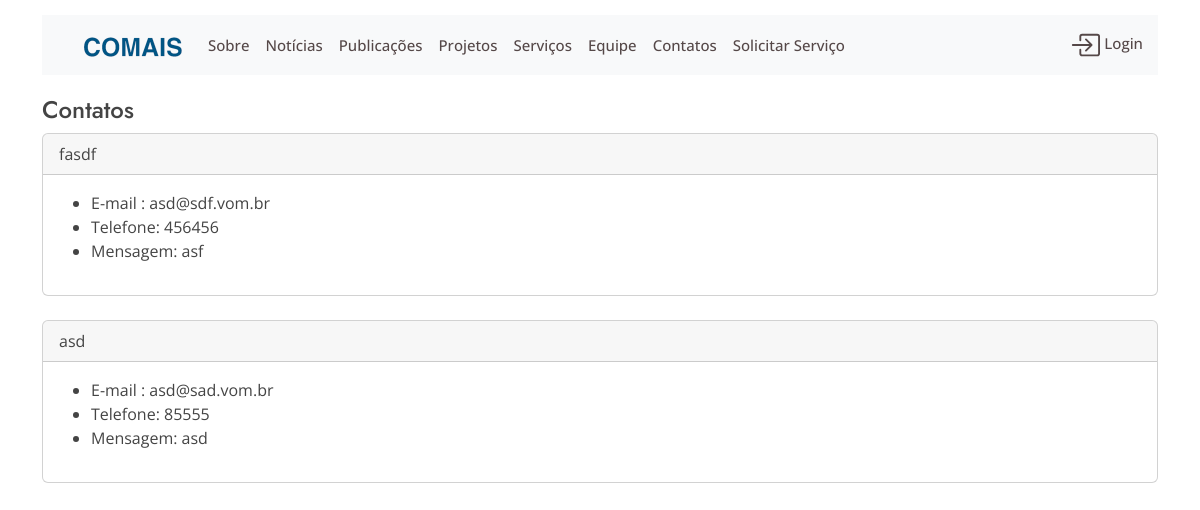
The app's page /contatos, older data.
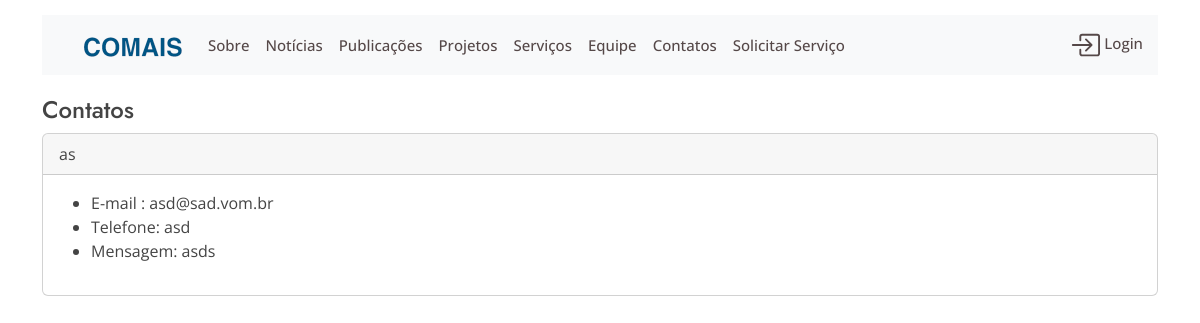
The same page, newer data.
### website/models.py (models this page shows, shortened)
class Contato(models.Model):
    nome = models.CharField('Nome',max_length=100)
    email = models.EmailField('Email',max_length=100)
    telefone = models.CharField('Telefone',max_length=100)
    cidade = models.CharField('Cidade',max_length=100)
    mensagem = models.TextField('Mensagem')
    status = models.IntegerField('Status',default=0)

### website/views.py (the view)
# urls.py: path('contatos', views.contatos, name='contato-list'),
def contatos(request):
    contatos = Contato.objects.all()
    return render(request,'contatos_list.html', {'contatos':contatos})

### website/templates/contatos_list.html (shortened to what this page needs)
{% extends 'base2.html'%}
{% block content %}
    <h4 class= "page-title">Contatos</h4>
    {% for contato in contatos %}
    <div class="card">
        <div class="card-header">
            <a class="nav-link active" aria-current="page" href="{% url 'show-contatos' contato.id %}">{{contato.nome}}</a>
        </div>
        <div class="card-body">
                <ul>
                        <li>E-mail : {{contato.email}}</li>
                        <li>Telefone: {{contato.telefone}} </li>
                        <li>Mensagem: {{contato.mensagem}} </li>
                    </ul>
            </div>
        </div>
    {% endfor %}
{% endblock  %}

Row changes from the older to the newer data that the page shows:
removed Contato: nome "fasdf", email "asd@sdf.vom.br", telefone "456456", mensagem "asf"
removed Contato: nome "asd", email "asd@sad.vom.br", telefone "85555", mensagem "asd"
added Contato: nome "as", email "asd@sad.vom.br", telefone "asd", mensagem "asds"
